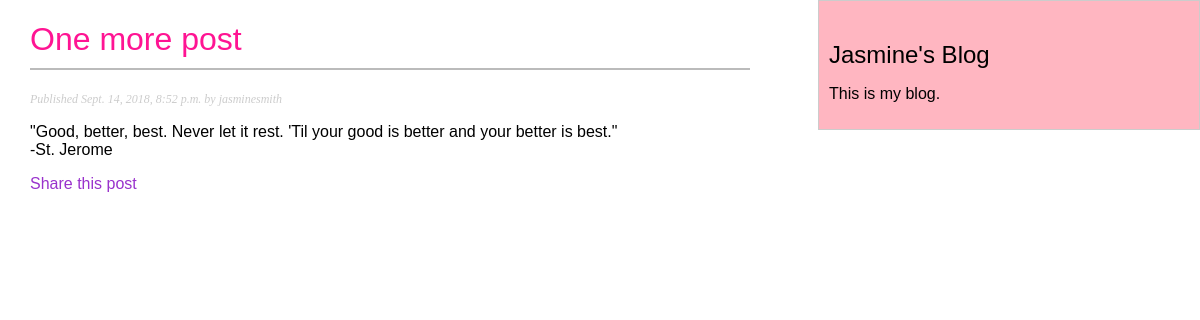
The page /blog/2018/9/14/one-more-post/ on the database its author committed.
### blog/models.py (models this page shows, shortened)
class Post (models.Model):
    STATUS_CHOICES = (
        ('draft', 'Draft'),
        ('published', 'Published'),
    )
    title = models.CharField(max_length=250)
    slug = models.SlugField(max_length=250,
                            unique_for_date='publish')
    author = models.ForeignKey(User,
                               on_delete=models.CASCADE,
                               related_name='blog_posts')
    body = models.TextField()
    publish = models.DateTimeField(default=timezone.now)
    created = models.DateTimeField(auto_now_add=True)
    updated = models.DateTimeField(auto_now=True)
    status = models.CharField(max_length=10,
                              choices=STATUS_CHOICES,
                              default='draft')
    objects = models.Manager()      # The default manager.
    published = PublishedManager()  # Custom manager.
    class Meta:
        ordering = ('-publish',)

### blog/views.py (the view)
def post_detail(request, year, month, day, post):
    post = get_object_or_404(Post, slug=post, status='published', publish__year=year, publish__month=month,
                             publish__day=day)
    return render(request,
                  'blog/post/detail.html',
                  {'post': post})

### blog/templates/blog/post/detail.html (shortened to what this page needs)
{% extends "blog/base.html" %}
{% block content %}
    <h1>{{ post.title }}</h1>
    <p class="date">
        Published {{ post.publish }} by {{ post.author }}
    </p>
    {{ post.body|linebreaks }}
    <p>
        <a href="{% url "blog:post_share" post.id %}">
        Share this post
        </a>
    </p>
{% endblock %}

### blog/static/blog/styles.css (style rules this page uses)
body { margin:0; padding:0; font-family:helvetica, sans-serif; }
a { color: darkorchid; text-decoration:none; }
h1 { font-weight:normal; border-bottom:2px solid #bbb; padding:0 0 10px 0; color: deeppink; }
p.date { color:#ccc; font-family: georgia, serif; font-size: 12px; font-style: italic; }

### rows shown on the page
Post: title "One more post", publish "Sept. 14, 2018, 8:52 p.m.", author "jasminesmith", body "\"Good, better, best. Never let it rest. 'Til your good is better and your better is best.\" -St. Jerome"
